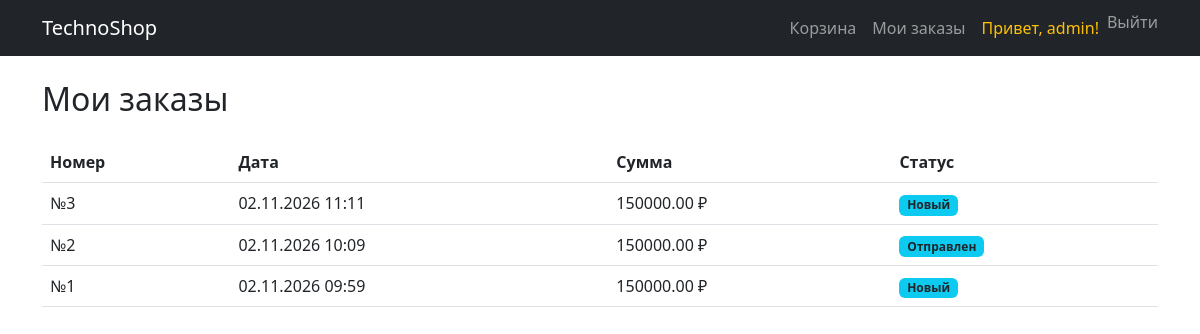
/my-orders/ (signed in), run on the app's committed database.
### catalog/models.py (models this page shows, shortened)
class Order(models.Model):
    class Status(models.TextChoices):
        NEW = 'new', 'Новый'
        PAID = 'paid', 'Оплачен'
        SHIPPED = 'shipped', 'Отправлен'
    name = models.CharField(max_length=100, verbose_name="Имя")
    email = models.EmailField(verbose_name="Email")
    phone = models.CharField(max_length=20, verbose_name="Телефон")
    address = models.TextField(verbose_name="Адрес доставки")
    total = models.DecimalField(max_digits=10, decimal_places=2, verbose_name="Итоговая сумма")
    status = models.CharField(
        max_length=10,
        choices=Status.choices,
        default=Status.NEW,
        verbose_name="Статус"
    )
    user = models.ForeignKey(
        User,
        on_delete=models.SET_NULL,
        null=True,
        blank=True,
        verbose_name="Пользователь"
    )
    created_at = models.DateTimeField(auto_now_add=True, verbose_name="Дата создания")
    class Meta:
        verbose_name = "Заказ"
        verbose_name_plural = "Заказы"
        ordering = ['-created_at']

### catalog/views.py (the view)
# urls.py: path('my-orders/', views.my_orders, name='my_orders'),
@login_required
def my_orders(request):
    orders = Order.objects.filter(user=request.user).order_by('-created_at')
    return render(request, 'catalog/my_orders.html', {'orders': orders})

### catalog/cart.py (called while the page is built)
    def __len__(self):
        return sum(item['quantity'] for item in self.cart.values())

### catalog/context_processors.py (called while the page is built)
def cart(request):
    return {'cart': Cart(request)}

### catalog/templates/catalog/my_orders.html
{% extends 'catalog/base.html' %}
{% block content %}
<h2>Мои заказы</h2>
{% if orders %}
    <table class="table mt-4">
        <thead>
            <tr>
                <th>Номер</th>
                <th>Дата</th>
                <th>Сумма</th>
                <th>Статус</th>
            </tr>
        </thead>
        <tbody>
            {% for order in orders %}
                <tr>
                    <td>№{{ order.id }}</td>
                    <td>{{ order.created_at|date:"d.m.Y H:i" }}</td>
                    <td>{{ order.total }} ₽</td>
                    <td><span class="badge bg-info text-dark">{{ order.get_status_display }}</span></td>
                </tr>
            {% endfor %}
        </tbody>
    </table>
{% else %}
    <p>У вас пока нет заказов.</p>
{% endif %}
{% endblock %}

### catalog/templates/catalog/base.html (shortened to what this page needs)
<!DOCTYPE html>
<html lang="ru">
<head>
    <link href="https://cdn.jsdelivr.net/npm/bootstrap@5.3.0/dist/css/bootstrap.min.css" rel="stylesheet">
</head>
<body>
          <nav class="navbar navbar-expand-lg navbar-dark bg-dark mb-4">
        <div class="container">
            <a class="navbar-brand" href="{% url 'catalog:product_list' %}">TechnoShop</a>
            <div class="collapse navbar-collapse">
                <ul class="navbar-nav ms-auto">
                    <li class="nav-item">
                        <a class="nav-link" href="{% url 'catalog:cart_detail' %}">
                            Корзина
                        </a>
                    </li>
                    {% if user.is_authenticated %}
                        <li class="nav-item"><a class="nav-link" href="{% url 'catalog:my_orders' %}">Мои заказы</a></li>
                        <li class="nav-item"><span class="nav-link text-warning">Привет, {{ user.username }}!</span></li>
                        <li class="nav-item">
                            <form action="{% url 'logout' %}" method="post" class="d-inline">
                                <button type="submit" class="btn btn-link nav-link" style="display:inline; border:none; padding:0;">Выйти</button>
                            </form>
                        </li>
                    {% else %}
                        <li class="nav-item"><a class="nav-link" href="{% url 'login' %}">Войти</a></li>
                        <li class="nav-item"><a class="nav-link" href="{% url 'catalog:register' %}">Регистрация</a></li>
                    {% endif %}
                </ul>
            </div>
        </div>
    </nav>
    <div class="container">
        {% block content %}
        {% endblock %}
    </div>
</body>
</html>

### data on the page
Order: id "3", created_at "02.11.2026 11:11", total "150000.00", status "Новый"
Order: id "2", created_at "02.11.2026 10:09", total "150000.00", status "Отправлен"
Order: id "1", created_at "02.11.2026 09:59", total "150000.00", status "Новый"

### other printed values
{{ user.username }} "admin"
